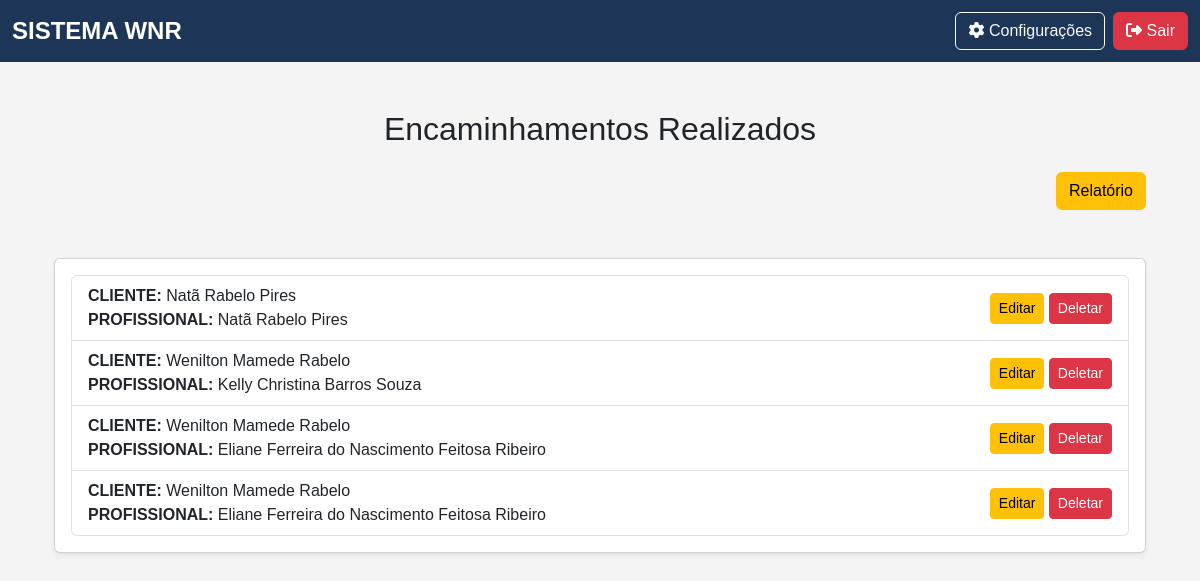
Before: /listar_encaminhamento (signed in) with the older database file.
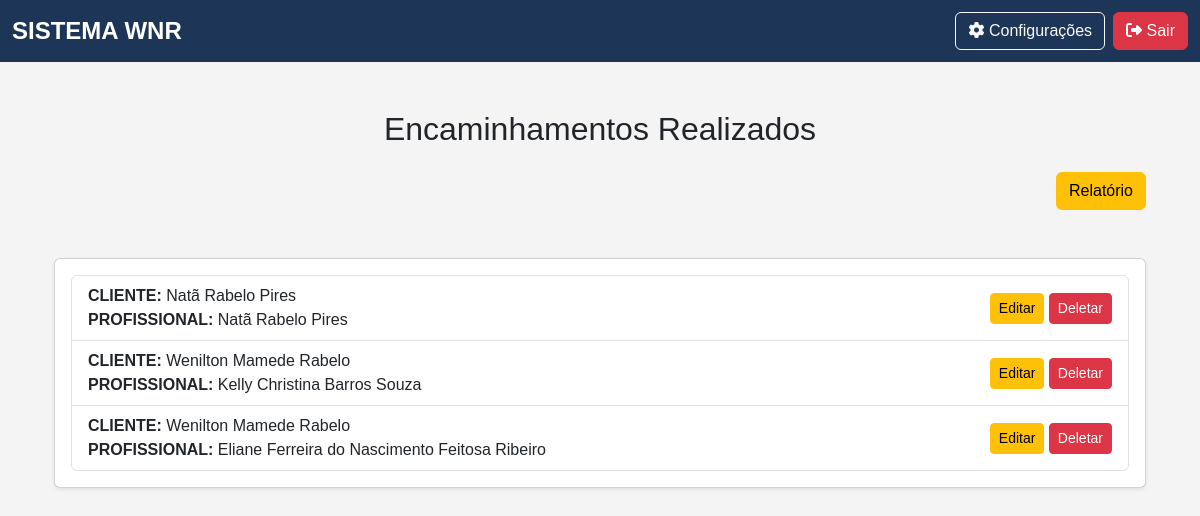
After: the same page with the newer database file.
### app/models.py (models this page shows)
class Encaminhamento(db.Model):
    __tablename__ = "encaminhamentos"
    id                      = Column(Integer, primary_key=True, index=True)
    cliente_id              = Column(Integer, ForeignKey("clientes.id", ondelete="CASCADE"))
    profissional_id         = Column(Integer, ForeignKey("profissionais.id", ondelete="CASCADE"))
    convenio                = Column(String)
    dias_horas_atendimento  = Column(String)
    data_encaminhamento     = Column(Date)
    observacoes_gerais      = Column(String)
    queixa                  = Column(String)
    situacao                = Column(String)
    tipo_encaminhamento     = Column(String)
    valor                   = Column(Float)
    cliente = relationship("Cliente", back_populates="encaminhamentos")
    profissional = relationship("Profissional", back_populates="encaminhamentos")

class Cliente(db.Model):
    __tablename__ = "clientes"
    id                      = Column(Integer, primary_key=True, index=True)
    nome                    = Column(String, index=True)
    cpf                     = Column(String(11), unique=True, index=True)
    email                   = Column(String, index=True)
    data_nascimento         = Column(Date)
    renda_familiar          = Column(Float)
    bairro                  = Column(String)
    canal_divulgacao        = Column(String)
    cep                     = Column(String(8))
    cidade                  = Column(String)
    condicao_habitacao      = Column(String)
    cpf_responsavel         = Column(String(11), nullable=True, default="")
    complemento             = Column(String)
    numero_cs               = Column(String)
    despesa_mensal          = Column(Float)
    escolaridade            = Column(String)
    estado                  = Column(String)
    endereco                = Column(String)
    fone_contato            = Column(String)
    fone_pessoal            = Column(String)
    foto                    = Column(String)
    grau_parentesco         = Column(String)
    nome_plano_saude        = Column(String, default="Sem plano de Saúde")
    nome_responsavel        = Column(String, default="")
    numero_filhos           = Column(Integer, default=0)
    possui_filhos           = Column(String)
    plano_saude             = Column(String)
    previdenciario          = Column(String)
    profissao               = Column(String)
    remuneracao             = Column(Float)
    rg                      = Column(String)
    saldo                   = Column(Float)
    sexo                    = Column(String)
    tipo_moradia            = Column(String)
    transporte              = Column(String)
    idade                   = Column(String)
    encaminhamentos = relationship("Encaminhamento", back_populates="cliente", cascade="all, delete-orphan")
    guias = relationship("Guia", back_populates="cliente")

class Profissional(db.Model):
    __tablename__ = "profissionais"
    id                      = Column(Integer, primary_key=True, index=True)
    nome                    = Column(String, index=True)
    cpf                     = Column(String(11), unique=True, index=True)
    email                   = Column(String, unique=True, index=True)
    data_nascimento         = Column(Date)
    bairro                  = Column(String)
    banco                   = Column(String)
    cep                     = Column(String(8))
    cidade                  = Column(String)
    complemento             = Column(String)
    graduacao               = Column(String)
    issqn                   = Column(String)
    fone_pessoal            = Column(String)
    fone_profissional       = Column(String)
    foto                    = Column(String)
    curriculum_lattes       = Column(String)
    dias_horas_disponiveis  = Column(String)
    endereco_profissional   = Column(String)
    estado                  = Column(String)
    observacoes             = Column(String)
    pix                     = Column(String)
    registro_profissional   = Column(String)
    rg                      = Column(String)
    valor_minimo            = Column(Float)
    encaminhamentos = relationship("Encaminhamento", back_populates="profissional", cascade="all, delete-orphan")
    guias = relationship("Guia", back_populates="profissional")

### app/routes/referral_routes.py (the view)
@encaminhamento_bp.route('/listar_encaminhamento', methods=['GET', 'POST'])
@login_required
@role_required('atendimento', 'financeiro', 'admin')
def listar_encaminhamento():
    encaminhamentos = Encaminhamento.query.all()
    return render_template('encaminhamento/list.html', encaminhamentos=encaminhamentos)

### app/__init__.py (called while the page is built)
@login_manager.user_loader
def load_user(id):
    return Usuario.query.get(int(id))  # Converte para inteiro e busca no banco

### app/templates/encaminhamento/list.html (shortened to what this page needs)
{% extends 'base.html' %}
{% block content %}
<div class="container mt-5">
    <h2 class="text-center mb-4 mt-5">Encaminhamentos Realizados</h2>
    <div class="row mt-4 mb-5">
        <div class="col-md-12 text-end">
            <a href="{{ url_for('report_bp.report_encaminhamento') }}" class="btn btn-md btn-warning">Relatório</a>
        </div>
    </div>
    <div class="card shadow-sm">
        <div class="card-body">
            <ul class="list-group">
                {% for encaminhamento in encaminhamentos %}
                    <li class="list-group-item d-flex justify-content-between align-items-center">
                        <div>
                            <strong>CLIENTE: </strong>
                            {{ encaminhamento.cliente.nome }}
                            <br>
                            <strong>PROFISSIONAL: </strong>
                            {{ encaminhamento.profissional.nome }}
                            <br>
                        </div>
                        <div>
                            <a href="{{ url_for('encaminhamento_bp.editar_encaminhamento', id=encaminhamento.id) }}" class="btn btn-sm btn-warning">Editar</a>
                            <a href="{{ url_for('encaminhamento_bp.deletar_encaminhamento', id=encaminhamento.id) }}" class="btn btn-sm btn-danger"data-bs-toggle="modal" data-bs-target="#confirmarExclusao" data-id="{{ encaminhamento.id }}">Deletar</a>
                        </div>
                    </li>
                {% endfor %}
            </ul>
        </div>
    </div>
</div>
{% endblock %}

### app/templates/base.html (shortened to what this page needs)
<!DOCTYPE html>
<html lang="pt-BR">
<head>
    <link href="https://cdn.jsdelivr.net/npm/bootstrap@5.3.0/dist/css/bootstrap.min.css" rel="stylesheet">
    <link rel="stylesheet" href="https://cdn.datatables.net/1.11.5/css/jquery.dataTables.min.css">
    <link rel="stylesheet" href="{{ url_for('static', filename='css/base.css') }}">
</head>
<body>
    <nav class="navbar navbar-expand-lg navbar-dark">
        <div class="container-fluid">
            <a class="navbar-brand" href="{{ url_for('main_bp.menu')}}">SISTEMA WNR</a>
            <div class="d-flex">
                <a href="#" class="btn btn-outline-light me-2"><i class="fas fa-cog"></i> Configurações</a>
                <a href="{{ url_for('auth_bp.logout')}}" class="btn btn-danger"><i class="fas fa-sign-out-alt"></i> Sair</a>
            </div>
        </div>
    </nav>
    <div class="container container-fluid mt-5">
        {% block content %}{% endblock %}
    </div>
</body>
</html>

### app/static/css/base.css (style rules this page uses)
body { background-color: #f4f4f4; font-family: 'Arial', sans-serif; margin: 0; padding: 0; }
.navbar { background-color: #1d3557; }
.navbar-brand { font-size: 1.5rem; font-weight: bold; }
.navbar .btn { font-size: 1rem; transition: 0.3s; }

Changed rows visible on the page:
removed Encaminhamento: cliente.nome "Wenilton Mamede Rabelo", profissional.nome "Eliane Ferreira do Nascimento Feitosa Ribeiro"
